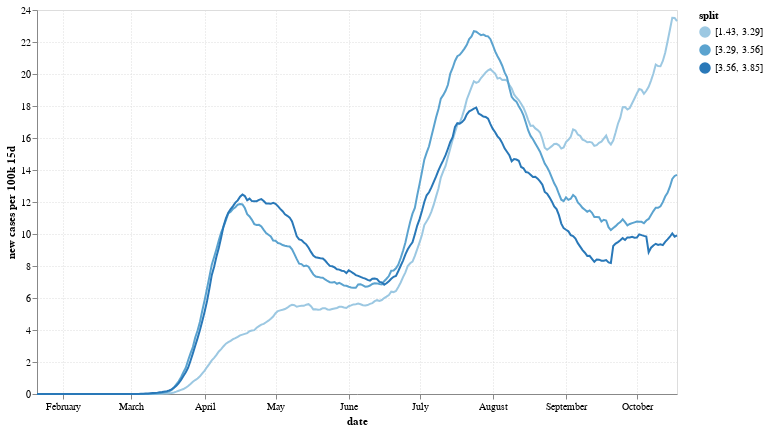

Here is the notebook cell this chart was saved with:
### Code cell
make_line_timeseries(
    nyt_df, 
    info_df, 
    y='new_cases_per_100k_15d', 
    splits=3,
    split_on='mask', 
    equal_pop=True)

### Figure 1 — Vega-Lite specification as saved in the notebook (floating-point values rounded to 4 significant figures; data arrays with more than 128 entries replaced by an {"elided": "..."} marker saying what was removed)
{"config": {"view": {"continuousWidth": 400, "continuousHeight": 300}, "axis": {"gridDash": [1, 2]}}, "layer": [{"mark": "line", "encoding": {"color": {"type": "ordinal", "field": "split"}, "x": {"type": "temporal", "field": "date"}, "y": {"type": "quantitative", "field": "new_cases_per_100k_15d", "title": "new cases per 100k 15d"}}}, {"mark": "point", "encoding": {"opacity": {"value": 0}, "x": {"type": "temporal", "field": "date"}}, "selection": {"selector024": {"type": "single", "nearest": true, "on": "mouseover", "fields": ["date"], "empty": "none"}}}, {"mark": "point", "encoding": {"color": {"type": "ordinal", "field": "split"}, "opacity": {"condition": {"value": 1, "selection": "selector024"}, "value": 0}, "x": {"type": "temporal", "field": "date"}, "y": {"type": "quantitative", "field": "new_cases_per_100k_15d", "title": "new cases per 100k 15d"}}}, {"mark": {"type": "rule", "color": "gray"}, "encoding": {"size": {"value": 1}, "x": {"type": "temporal", "field": "date"}}, "transform": [{"filter": {"selection": "selector024"}}]}, {"mark": {"type": "text", "align": "left", "dx": 5, "dy": -5, "stroke": "white", "strokeWidth": 3}, "encoding": {"color": {"type": "ordinal", "field": "split"}, "text": {"condition": {"type": "quantitative", "field": "new_cases_per_100k_15d", "format": ".1f", "selection": "selector024"}, "value": " "}, "x": {"type": "temporal", "field": "date"}, "y": {"type": "quantitative", "field": "new_cases_per_100k_15d", "title": "new cases per 100k 15d"}}}, {"mark": {"type": "text", "align": "left", "dx": 5, "dy": -5}, "encoding": {"color": {"type": "ordinal", "field": "split"}, "text": {"condition": {"type": "quantitative", "field": "new_cases_per_100k_15d", "format": ".1f", "selection": "selector024"}, "value": " "}, "x": {"type": "temporal", "field": "date"}, "y": {"type": "quantitative", "field": "new_cases_per_100k_15d", "title": "new cases per 100k 15d"}}}], "data": {"name": "data-97b52501b43c05e454685e81c6176091"}, "height": 384, "width": 640, "$schema": "https://vega.github.io/schema/vega-lite/v4.8.1.json", "datasets": {"data-97b52501b43c05e454685e81c6176091": {"elided": "816 records"}}}
